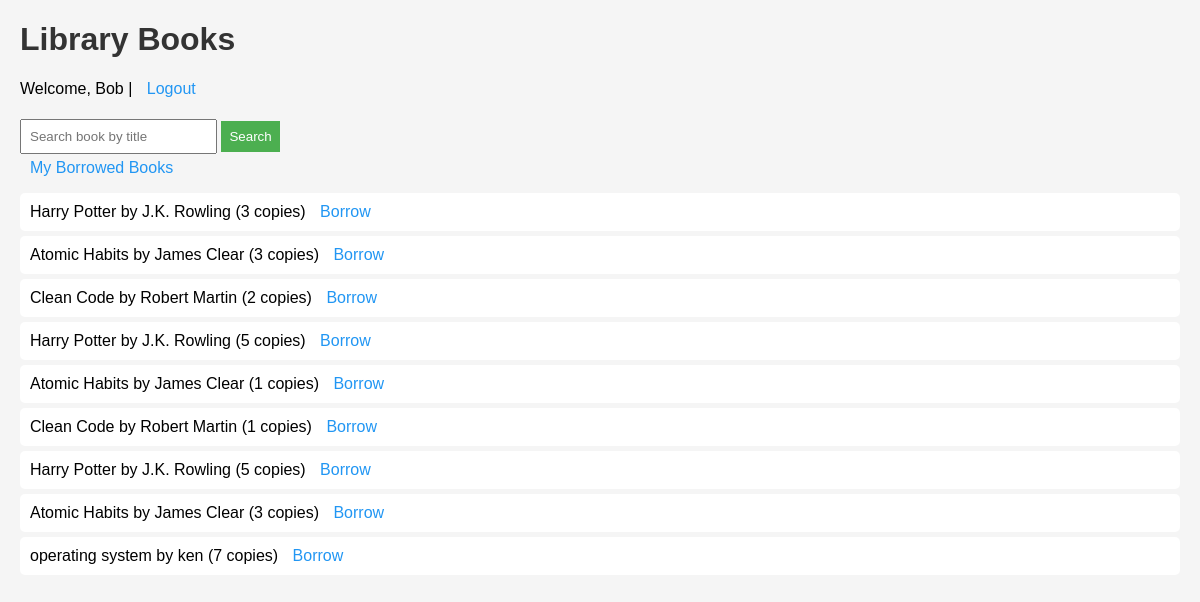
/ (signed in), run on the app's committed database.
### tables this page shows
CREATE TABLE users (
    id INTEGER PRIMARY KEY AUTOINCREMENT,
    name TEXT,
    role TEXT,
    email TEXT
);

CREATE TABLE books (
    id INTEGER PRIMARY KEY AUTOINCREMENT,
    title TEXT,
    author TEXT,
    copies INTEGER,
    genre TEXT
);

### app.py (the view)
@app.route('/')
def home():
    user_id = get_current_user()
    if not user_id:
        return redirect(url_for('login'))
    books = get_books()
    return render_template('index.html', books=books)

### app.py (called while the page is built)
def get_current_user():
    return session.get('user_id')

def is_admin():
    user_id = get_current_user()
    if not user_id:
        return False
    conn = sqlite3.connect('library.db')
    cursor = conn.cursor()
    cursor.execute("SELECT role FROM users WHERE id=?", (user_id,))
    role = cursor.fetchone()[0]
    conn.close()
    return role == "admin"

@app.context_processor
def inject_helpers():
    return dict(is_admin=is_admin, session=session)

def get_books(search_query=None):
    conn = sqlite3.connect('library.db')
    cursor = conn.cursor()
    if search_query:
        cursor.execute("SELECT * FROM books WHERE title LIKE ?", ('%' + search_query + '%',))
    else:
        cursor.execute("SELECT * FROM books")
    books = cursor.fetchall()
    conn.close()
    return books

### templates/index.html (shortened to what this page needs)
<!DOCTYPE html>
<html>
<head>
    <link rel="stylesheet" href="{{ url_for('static', filename='style.css') }}">
</head>
<body>
    <h1>Library Books</h1>
    <p>Welcome, {{ session.user_name }} | <a href="/logout">Logout</a></p>
    <form method="POST" action="/search">
        <input type="text" name="query" placeholder="Search book by title">
        <button type="submit">Search</button>
    </form>
    <a href="/mybooks">My Borrowed Books</a>
    <ul>
        {% for book in books %}
        <li>
            {{ book[1] }} by {{ book[2] }} ({{ book[3] }} copies)
            {% if book[3] > 0 %}
            <a href="/borrow/{{ book[0] }}">Borrow</a>
            {% else %}
            <span>Not available</span>
            {% endif %}
        </li>
        {% endfor %}
    </ul>
</body>
</html>

### static/style.css (style rules this page uses)
body { font-family: Arial, sans-serif; margin: 20px; background-color: #f5f5f5; }
h1 { color: #333; }
form input, form button { padding: 8px; margin: 5px 0; }
form button { cursor: pointer; background-color: #4CAF50; color: white; border: none; }
ul { list-style-type: none; padding: 0; }
li { background: #fff; margin: 5px 0; padding: 10px; border-radius: 5px; }
a { margin-left: 10px; text-decoration: none; color: #2196F3; }

### data on the page
users: user_name "Bob"
books: title "Harry Potter", author "J.K. Rowling", copies "3"
books: title "Atomic Habits", author "James Clear", copies "3"
books: title "Clean Code", author "Robert Martin", copies "2"
books: title "Harry Potter", author "J.K. Rowling", copies "5"
books: title "Atomic Habits", author "James Clear", copies "1"
books: title "Clean Code", author "Robert Martin", copies "1"
books: title "Harry Potter", author "J.K. Rowling", copies "5"
books: title "Atomic Habits", author "James Clear", copies "3"
books: title "operating system", author "ken", copies "7"
